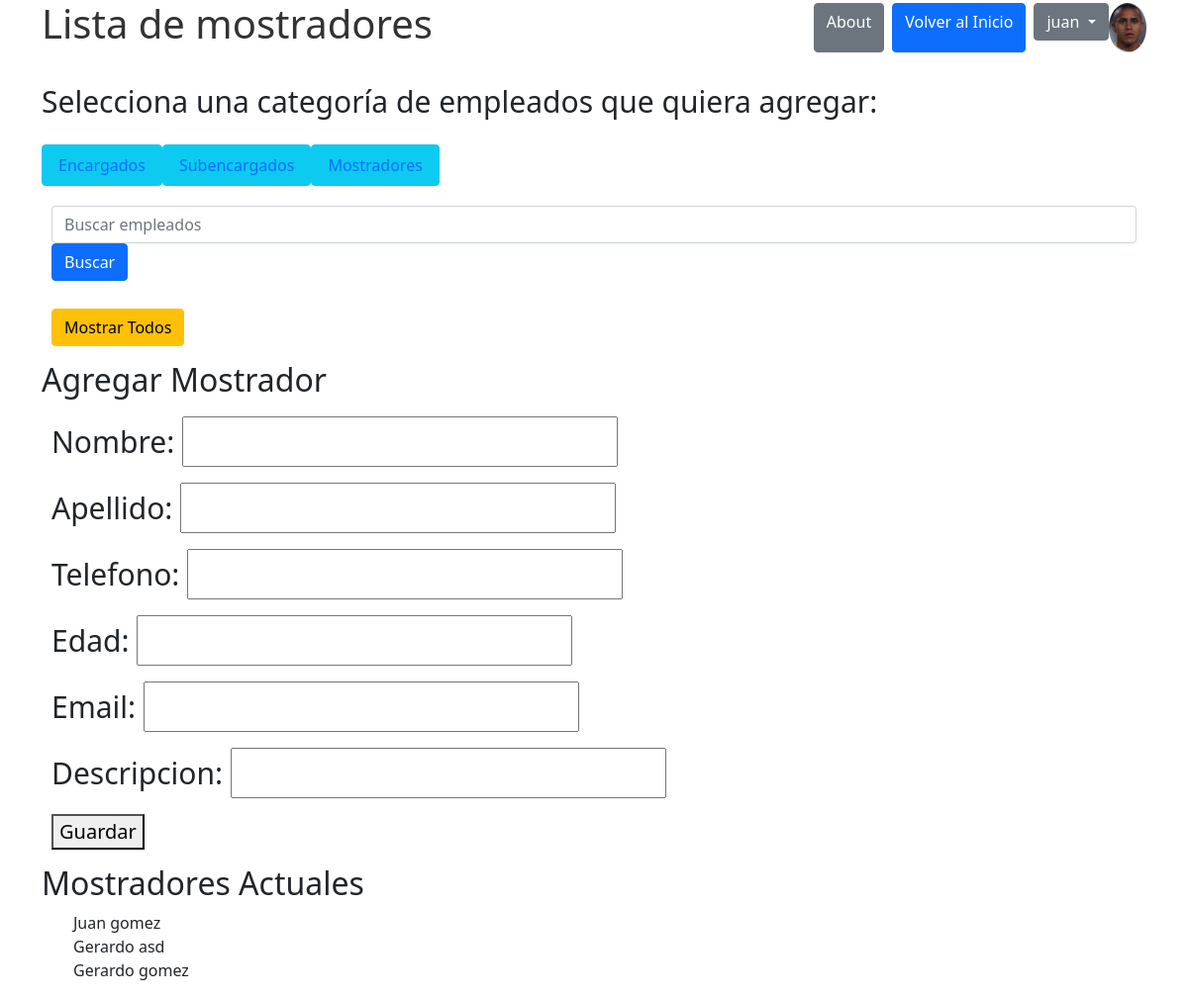
Page /empleados/mostradores/ (signed in) on the earlier database version.
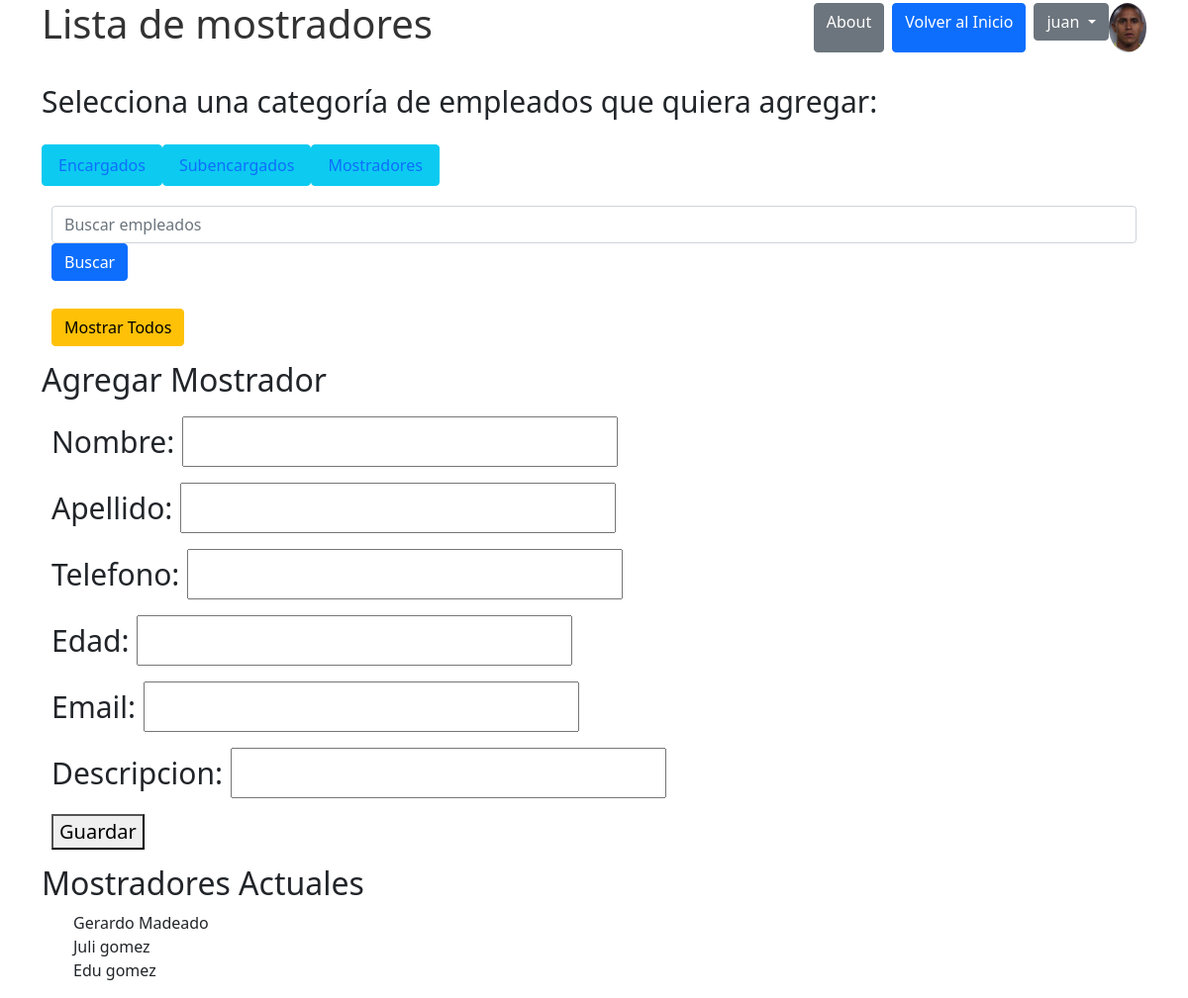
Same page on the later database version.
### empleados/models.py (models this page shows)
class mostrador(models.Model):
    Nombre = models.CharField(max_length=64)
    Apellido = models.CharField(max_length=64)
    telefono = models.CharField(max_length=20)
    edad = models.IntegerField()
    email = models.EmailField()
    descripcion = models.CharField(max_length=100)
    empleo = models.CharField(max_length=64, default='mostrador')
    creador = models.ForeignKey(User, on_delete=models.SET_NULL, null=True)

### empleados/views.py (the view)
# urls.py: path('mostradores/', views.mostradores, name='mostradores'),
@login_required
def mostradores(request, id=None):
    if request.method == 'POST':
        form = MostradorForm(request.POST)
        if form.is_valid():
            nuevo_mostrador = form.save(commit=False)
            nuevo_mostrador.creador = request.user
            nuevo_mostrador.save()
            return redirect('base')
    else:
        form = EncargadoForm(initial={'creador': request.user, 'empleo': 'mostrador'})
    mostradores_lista = mostrador.objects.all()
    return render(request, 'mostradores.html', {'mostradores': mostradores_lista, 'form': form})

### empleados/forms.py (shortened to what this page needs)
class EncargadoForm(forms.ModelForm):
    class Meta:
        model = encargado
        exclude = ['creador', 'empleo']

### empleados/templates de empleados/mostradores.html (shortened to what this page needs)
{% extends 'base.html' %}
{% block content %}
  <h2>Agregar Mostrador</h2>
  <form method="post">
    {{ form.as_p }}
    <button type="submit">Guardar</button>
  </form>
  <h2>Mostradores Actuales</h2>
  <ul>
    {% for mostrador in mostradores %}
      <li>{{ mostrador.Nombre }} {{ mostrador.Apellido }}</li>
    {% endfor %}
  </ul>
{% endblock %}

Differences in the rows shown:
removed mostrador: Nombre "Juan", Apellido "gomez"
removed mostrador: Nombre "Gerardo", Apellido "asd"
removed mostrador: Nombre "Gerardo", Apellido "gomez"
added mostrador: Nombre "Gerardo", Apellido "Madeado"
added mostrador: Nombre "Juli", Apellido "gomez"
added mostrador: Nombre "Edu", Apellido "gomez"
